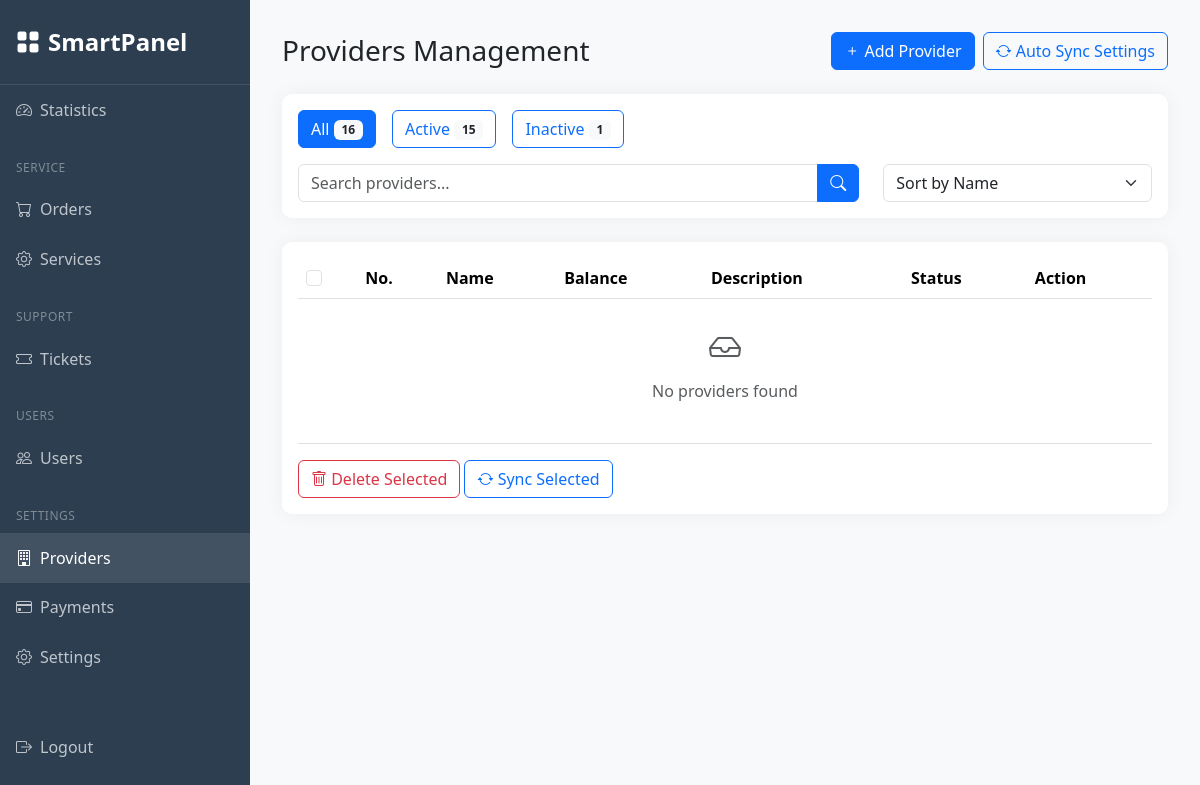
The app's page /manager/providers/ (signed in), older data.
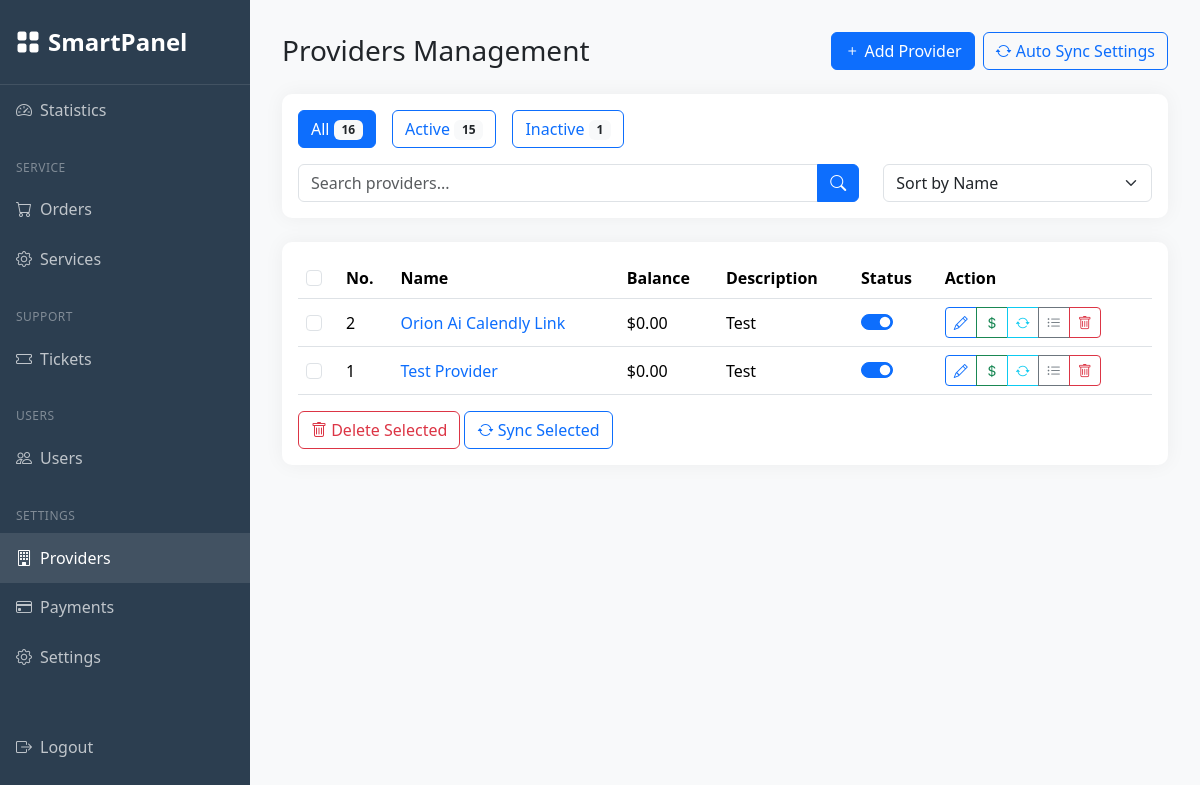
The same page, newer data.
### managerdashboard/models.py (models this page shows, shortened)
class Provider(models.Model):
    name = models.CharField(max_length=200)
    api_url = models.URLField()
    api_key = models.CharField(max_length=255)
    description = models.TextField(blank=True, null=True)
    balance = models.DecimalField(max_digits=10, decimal_places=2, default=Decimal('0.00'))
    is_active = models.BooleanField(default=True)
    created_at = models.DateTimeField(auto_now_add=True)
    updated_at = models.DateTimeField(auto_now=True)
    last_sync = models.DateTimeField(null=True, blank=True)
    class Meta:
        ordering = ['name']

### managerdashboard/views.py (the view)
# urls.py: path('providers/', views.providers, name='providers'),
@permission_required('authentication.is_manager', login_url='manager_login')
def providers(request):
    search_query = request.GET.get('search', '')
    status_filter = request.GET.get('status', '')
    sort_by = request.GET.get('sort', 'name')
    providers_qs = Provider.objects.all()
    if search_query:
        providers_qs = providers_qs.filter(
            Q(name__icontains=search_query) |
            Q(description__icontains=search_query)
        )
    if status_filter == 'active':
        providers_qs = providers_qs.filter(is_active=True)
    elif status_filter == 'inactive':
        providers_qs = providers_qs.filter(is_active=False)
    if sort_by == 'balance':
        providers_qs = providers_qs.order_by('-balance')
    elif sort_by == 'status':
        providers_qs = providers_qs.order_by('-is_active', 'name')
    else:  # default to name
        providers_qs = providers_qs.order_by('name')
    total_count = Provider.objects.count()
    active_count = Provider.objects.filter(is_active=True).count()
    inactive_count = Provider.objects.filter(is_active=False).count()
    paginator = Paginator(providers_qs, 10)  # Show 10 providers per page
    page_number = request.GET.get('page')
    providers = paginator.get_page(page_number)
    context = {
        'active_tab': 'providers',
        'providers': providers,
        'total_count': total_count,
        'active_count': active_count,
        'inactive_count': inactive_count,
        'search_query': search_query,
        'status_filter': status_filter,
        'sort_by': sort_by
    }
    return render(request, 'managerdashboard/providers.html', context)

### templates/managerdashboard/providers.html (shortened to what the changed rows need)
{% extends 'managerdashboard/base_dashboard.html' %}
{% load static %}
{% block dashboard_content %}
<div class="container-fluid p-0">
    <div class="d-flex justify-content-between align-items-center mb-4">
        <h1 class="h3 mb-0">Providers Management</h1>
    </div>
    <div class="card">
        <div class="card-body">
            <div class="table-responsive">
                <table class="table table-hover align-middle">
                    <thead>
                        <tr>
                            <th>
                                <input type="checkbox" class="form-check-input" id="selectAll">
                            </th>
                            <th>No.</th>
                            <th>Name</th>
                            <th>Balance</th>
                            <th>Description</th>
                            <th>Status</th>
                            <th>Action</th>
                        </tr>
                    </thead>
                    <tbody>
                        {% for provider in providers %}
                        <tr>
                            <td>
                                <input type="checkbox" class="form-check-input provider-select" value="{{ provider.id }}">
                            </td>
                            <td>{{ provider.id }}</td>
                            <td>
                                <a href="#" class="text-decoration-none">{{ provider.name }}</a>
                            </td>
                            <td>${{ provider.balance|default:"0.00" }}</td>
                            <td>{{ provider.description|default:"-" }}</td>
                            <td>
                                <div class="form-check form-switch">
                                    <input class="form-check-input" type="checkbox"
                                           {% if provider.is_active %}checked{% endif %}
                                           onchange="toggleProviderStatus({{ provider.id }})">
                                </div>
                            </td>
                            <td>
                                <div class="btn-group">
                                    <button class="btn btn-sm btn-outline-primary" onclick="editProvider({{ provider.id }})">
                                        <i class="bi bi-pencil"></i>
                                    </button>
                                    <button class="btn btn-sm btn-outline-success" onclick="addProviderFunds({{ provider.id }})">
                                        <i class="bi bi-currency-dollar"></i>
                                    </button>
                                    <button class="btn btn-sm btn-outline-info" onclick="syncProvider({{ provider.id }})">
                                        <i class="bi bi-arrow-repeat"></i>
                                    </button>
                                    <button class="btn btn-sm btn-outline-secondary" onclick="viewServices({{ provider.id }})">
                                        <i class="bi bi-list-ul"></i>
                                    </button>
                                    <button class="btn btn-sm btn-outline-danger" onclick="deleteProvider({{ provider.id }})">
                                        <i class="bi bi-trash"></i>
                                    </button>
                                </div>
                            </td>
                        </tr>
                        {% empty %}
                        <tr>
                            <td colspan="7" class="text-center py-4">
                                <div class="text-muted">
                                    <i class="bi bi-inbox fs-2"></i>
                                    <p class="mt-2">No providers found</p>
                                </div>
                            </td>
                        </tr>
                        {% endfor %}
                    </tbody>
                </table>
            </div>
        </div>
    </div>
</div>
{% endblock dashboard_content %}

Row changes from the older to the newer data that the page shows:
added Provider: id "2", name "Orion Ai Calendly Link", balance "0.00", description "Test", is_active "☑"
added Provider: id "1", name "Test Provider", balance "0.00", description "Test", is_active "☑"
Text that changed along with them:
text no longer shown: "No providers found"
